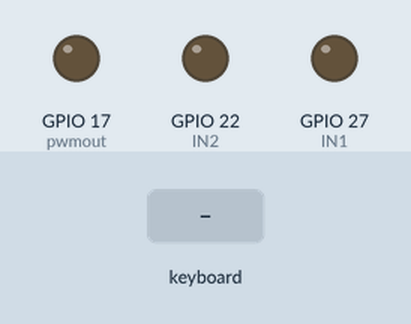
Simulated run of this program. Board: Raspberry Pi (BCM pin numbers). Parts: output pins drawn as LEDs (lit = HIGH). Inputs (shaded band) come from the test bench. What the program prints to the terminal is not drawn.

Above: at 1.2 s.
1.3 s: key "a" typed on the keyboard
At 2.4 s:
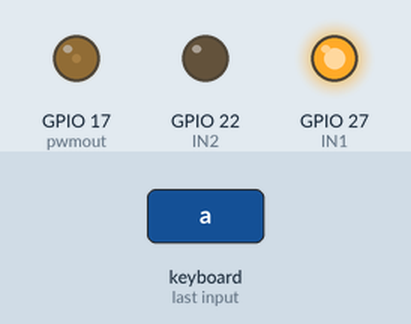
2.8 s: key "z" typed on the keyboard
At 3.5 s:
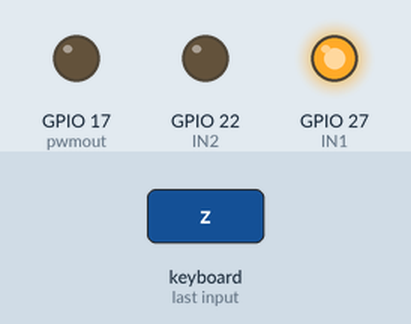
4.3 s: key "s" typed on the keyboard
At 4.7 s:
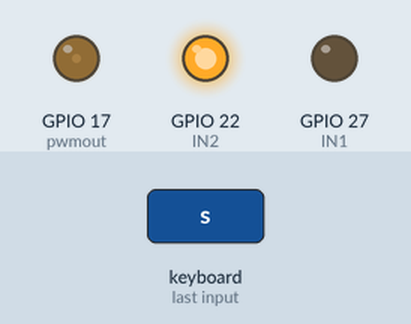
5.8 s: key "x" typed on the keyboard
At 7.0 s:
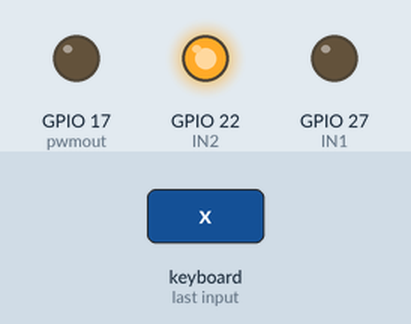
7.3 s: key "c" typed on the keyboard
At 8.1 s:
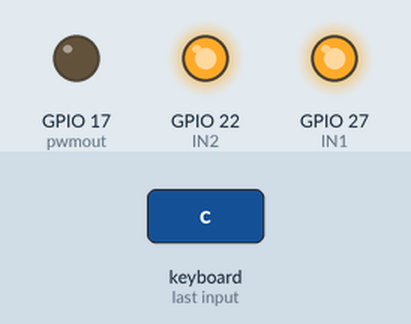
Timing chart, 0 to 9.8 s (numbered marks = the images above; inputs shaded):
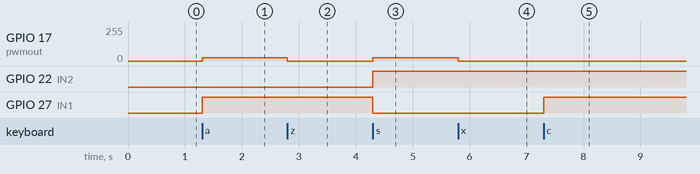

The program:

5_MORTOR_PWM.py
```python
import RPi.GPIO as GPIO
from time import sleep
import curses

PWM = 17
IN1 = 27
IN2 = 22

GPIO.setmode(GPIO.BCM)
GPIO.setup(IN1, GPIO.OUT)
GPIO.setup(IN2, GPIO.OUT)
GPIO.setup(PWM, GPIO.OUT)
pwmout = GPIO.PWM(PWM, 50)


# キーボード入力を受け付ける
key_in = curses.initscr()
curses.noecho()

duty = 0
pwmout.start(duty)

try:
    while True:
        key = key_in.getch()
        if key == ord('a') and duty < 100:
            duty += 10
            print(f'正転加速 duty={duty}\r')
            pwmout.ChangeDutyCycle(duty)
            GPIO.output(IN1, GPIO.HIGH)
            GPIO.output(IN2, GPIO.LOW)
            sleep(1)

        elif key == ord('z') and 0 < duty:
            duty -= 10
            print(f'正転減速 duty={duty}\r')
            pwmout.ChangeDutyCycle(duty)
            GPIO.output(IN1, GPIO.HIGH)
            GPIO.output(IN2, GPIO.LOW)
            sleep(1)

        elif key == ord('s') and duty < 100:
            duty += 10
            print(f'逆転加速 duty={duty}\r')
            pwmout.ChangeDutyCycle(duty)
            GPIO.output(IN1, GPIO.LOW)
            GPIO.output(IN2, GPIO.HIGH)
            sleep(1)

        elif key == ord('x') and 0 < duty:
            duty -= 10
            print(f'逆転減速 duty={duty}\r')
            pwmout.ChangeDutyCycle(duty)
            GPIO.output(IN1, GPIO.LOW)
            GPIO.output(IN2, GPIO.HIGH)
            sleep(1)

        elif key == ord('c') :
            duty = 0
            print(f'ストップ duty={duty}\r')
            pwmout.ChangeDutyCycle(duty)
            GPIO.output(IN1, GPIO.HIGH)
            GPIO.output(IN2, GPIO.HIGH)
            sleep(1)

finally:
    # 終了処理
    pwmout.stop()
    GPIO.cleanup()
    curses.echo()
    curses.endwin()
```

Measured:
- after the input at 1.3 s, GPIO 17 (pwmout): 0/255 → 26/255 at once; GPIO 27 (IN1): LOW → HIGH at once
- after the input at 2.8 s, GPIO 17 (pwmout): 26/255 → 0/255 at once
- after the input at 4.3 s, GPIO 17 (pwmout): 0/255 → 26/255 at once; GPIO 22 (IN2): LOW → HIGH at once; GPIO 27 (IN1): HIGH → LOW at once
- after the input at 5.8 s, GPIO 17 (pwmout): 26/255 → 0/255 at once
- after the input at 7.3 s, GPIO 27 (IN1): LOW → HIGH at once
